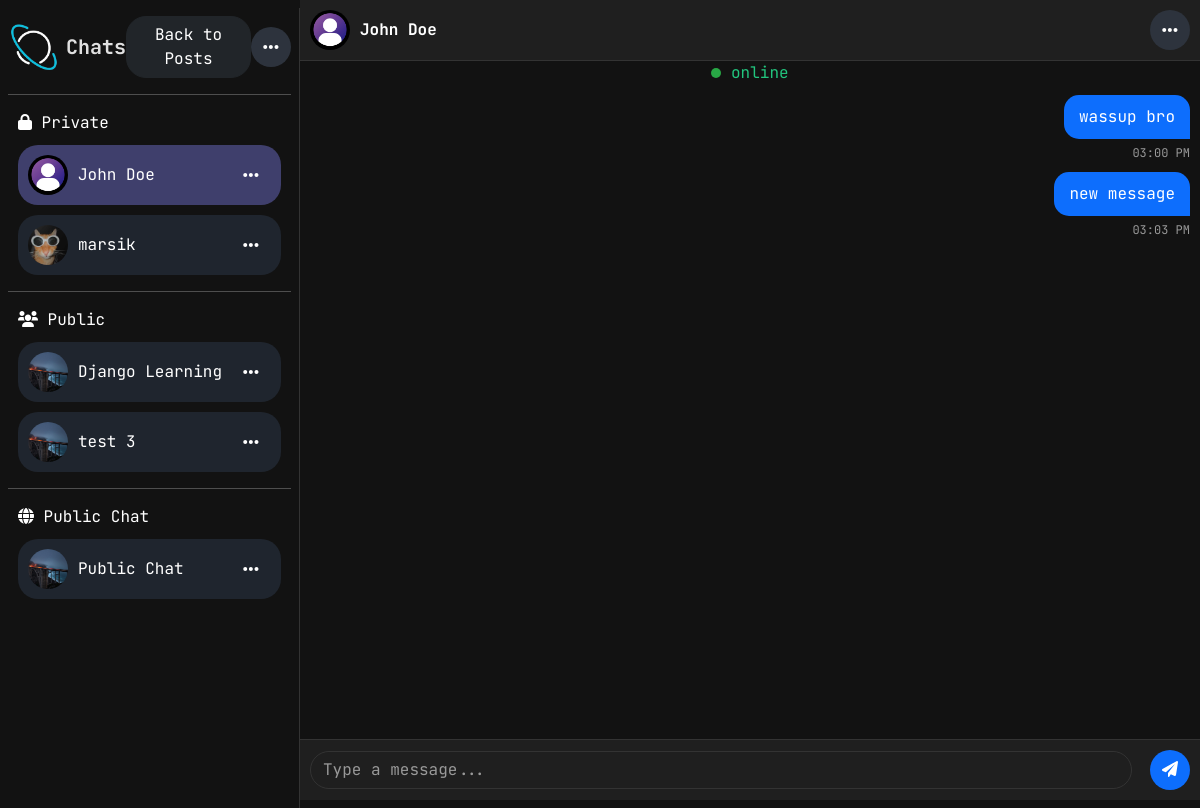
The page /chats/chatroom/Z2aGrrwCM5zrXkpfEMYdJv/ (signed in) on the database its author committed.
### users/models.py (models this page shows, shortened)
class Profile(models.Model):
    user = models.OneToOneField(User, on_delete=models.CASCADE, null=True, blank=True)
    username = models.CharField(max_length=15, unique=True, null=True)
    display_name = models.CharField(max_length=15, null=True, blank=True)
    image = models.ImageField(
        upload_to=upload_to,
        default='default/profile_default.png',
        validators=[
            FileExtensionValidator(allowed_extensions=tuple(ext for ext in utils.IMAGE_EXTENSIONS if ext != 'gif')),
            utils.validate_file_size,
        ]
    )
    banner = models.ImageField(
        upload_to=upload_to,
        default='default/banner.jpg',
        validators=[
            FileExtensionValidator(allowed_extensions=tuple(ext for ext in utils.IMAGE_EXTENSIONS if ext != 'gif')),
            utils.validate_file_size,
        ]
    )
    email = models.EmailField(max_length=100, null=True)
    bio = models.TextField(max_length=300, null=True, blank=True)
    created = models.DateTimeField(auto_now_add=True)
    updated = models.DateTimeField(auto_now=True)
    id = models.UUIDField(default=uuid4, unique=True, editable=False, primary_key=True)
    def get_username(self):
        return self.display_name if self.display_name else self.username
    class Meta:
        ordering = ['-created']

### chat/models.py (models this page shows, shortened)
class Chat(models.Model):
    name = models.CharField(max_length=100, unique=True, default=shortuuid.uuid)
    group_name = models.CharField(max_length=100, null=True, blank=True)
    admin = models.ForeignKey(Profile, related_name='groups', null=True, blank=True, on_delete=models.SET_NULL)
    online_users = models.ManyToManyField(Profile, related_name='online_in_chat', blank=True)
    members = models.ManyToManyField(Profile, related_name='chats', blank=True)
    is_private = models.BooleanField(default=False)
    created = models.DateTimeField(auto_now_add=True, null=True)

class Message(models.Model):
    chat = models.ForeignKey(Chat, on_delete=models.CASCADE, related_name='chat_messages')
    author = models.ForeignKey(Profile, on_delete=models.SET_NULL, null=True)
    body = models.CharField(max_length=500)
    created = models.DateTimeField(auto_now_add=True)
    class Meta:
        ordering = ['-created']
    def time_sent(self):
        return self.created.strftime('%I:%M %p')

### chat/views.py (the view, shortened to what this page needs)
# urls.py: path('', views.chat_home, name='chat'),
@login_required(login_url='users:login')
def chat(request, chatroom_name='public-chat'):
    current_user = request.user.profile
    chat = get_object_or_404(Chat, name=chatroom_name)
    messages = chat.chat_messages.all()
    form = MessageForm()
    group_form = GroupForm()
    other_user = None
    if chat.is_private:
        if current_user not in chat.members.all():
            raise Http404()
        for member in chat.members.all():
            if member != current_user:
                other_user = member
                break
    if chat.group_name:
        if current_user not in chat.members.all():
            chat.members.add(current_user)
    context = {
        'form': form,
        'messages': messages,
        'chat_name': chat.name,
        'other_user': other_user,
        'chat': chat,
        'group_form': group_form,
    }
    return render(request, 'chat/chat.html', context)

### chat/forms.py
class MessageForm(forms.ModelForm):
    class Meta:
        model = Message
        fields = ['body']
        widgets = {
            'body': forms.TextInput({
                'class': 'form-control me-2',
                'type': 'text',
                'placeholder': 'Type a message...',
            })
        }

class GroupForm(forms.ModelForm):
    class Meta:
        model = Chat
        fields = ['group_name']
        widgets = {
            'group_name': forms.TextInput(attrs={
                'type': 'text',
                'class': 'form-control',
                'id': 'chatName',
                'name': 'chat_name',
                'placeholder': 'Name...',
                'maxlength': '100',
                'autofocus': True,
                'style': 'border-radius: 20px',
            })
        }

### chat/templates/chat/chat.html (shortened to what this page needs)
{% extends 'chat_main.html' %}
{% load static %}
{% block content %}
<div class="container-fluid">
    <div class="row">
        <div class="col-md-3 d-none d-md-block chat-list mt-2 p-2">
            <div class="chat-list-header d-flex align-items-center justify-content-between">
                <div class="d-flex align-items-center">
                    <img src="{% static 'img/logo_2.png' %}" alt="Logo" style="max-width: 50px;" class="me-2">
                    <span style="font-size: 20px;">Chats</span>
                </div>
                <a href="/" class="btn btn-dark" style="border-radius: 20px;">
                    Back to Posts
                </a>
                <div class="dropdown">
                    <button class="btn btn-dark dropdown-toggle chat-button" type="button" data-bs-toggle="dropdown">
                        <i class="fas fa-ellipsis-h"></i>
                    </button>
                </div>
            </div>
            <hr>
            {% include 'chat/partials/chat_list.html' %}
        </div>
        <div class="col-md-9 col-12 d-flex flex-column chat-window">
            <div class="chat-header">
                {% if page != 'chat_home' %}
                <div class="d-flex align-items-center">
                    {% if chat.group_name %}
                        <!-- <a href="">
                            <img class="avatar" src="{{ other_user.image.url }}" alt="User Avatar">
                        </a> -->
                        <span class="chat-title">{{ chat.group_name }}</span>
                    {% elif other_user %}
                        <a href="">
                            <img class="avatar" src="{{ other_user.image.url }}" alt="User Avatar">
                        </a>
                        <span class="chat-title">{{ other_user.get_username }}</span>
                    {% else %}
                        <span class="chat-title">Public Chat</span>
                    {% endif %}
                </div>
                {% else %}
                No chat selected
                {% endif %}
                <div class="dropdown">
                    <button class="btn btn-dark dropdown-toggle chat-button" type="button" data-bs-toggle="dropdown">
                        <i class="fas fa-ellipsis-h"></i>
                    </button>
                </div>
            </div>
            {% if page != 'chat_home' %}
            <div class="chat-online-header">
                <div class="online-indicator">
                    <div class="online-green-dot"></div>
                    <span>online</span>
                </div>
            </div>
            {% endif %}
            {% if page != 'chat_home' %}
                <div class="chat-body" id='chat_messages'>
                    {% for message in messages reversed %}
                        {% include 'chat/message.html' %}
                    {% endfor %}
                </div>
            {% else %}
                <div class="d-flex justify-content-center align-items-center vh-100">
                    <h4>Select a chat</h4>
                </div>
            {% endif %}
            {% if page != 'chat_home' %}
            <form class="chat-footer d-flex align-items-center"
                autocomplete="off"
                hx-ext="ws"
                ws-connect="/ws/chat/{{ chat_name }}/"
                ws-send
                _="on htmx:wsAfterSend reset() me"
            >
                {{ form.body }}
                <button type="submit" class="btn btn-primary rounded-circle send-button">
                    <i class="fas fa-paper-plane"></i>
                </button>
            </form>
            {% endif %}
        </div>
    </div>
</div>
{% endblock content %}

### chat/templates/chat/partials/chat_list.html (shortened to what this page needs)
{% load static %}
<div class="chat-type">
    <i class="fas fa-lock"></i>
    Private
</div>
{% for chat in request.user.profile.chats.all %}
    {% if chat.is_private %}
        {% for member in chat.members.all %}
            {% if member != request.user.profile %}
                {% if chat.name == chat_name %}
                    <div class="chat-item d-flex justify-content-between align-items-center" style="background-color: rgb(63, 63, 108);">
                {% else %}
                    <div class="chat-item d-flex justify-content-between align-items-center">
                {% endif %}
                    <a href="{% url 'chat:chatroom' chat.name %}">
                        <div class="d-flex align-items-center">
                            <img src="{{ member.image.url }}" alt="Avatar" class="avatar">
                            {{ member.get_username }}
                        </div>
                    </a>
                    <div class="dropdown">
                        <button class="btn btn-dark dropdown-toggle chat-button" type="button" data-bs-toggle="dropdown">
                            <i class="fas fa-ellipsis-h"></i>
                        </button>
                    </div>
                </div>
            {% endif %}
        {% endfor %}
    {% endif %}
{% endfor %}
<hr>
<div class="chat-type">
    <i class="fas fa-users"></i>
    Public
</div>
{% for chat in request.user.profile.chats.all %}
    {% if chat.group_name and chat.group_name != 'public-chat' %}
        {% if chat.name == chat_name %}
            <div class="chat-item d-flex justify-content-between align-items-center" style="background-color: rgb(63, 63, 108);">
        {% else %}
            <div class="chat-item d-flex justify-content-between align-items-center">
        {% endif %}
            <a href="{% url 'chat:chatroom' chat.name %}">
                <div class="d-flex align-items-center">
                    <img src="{% static 'img/c1.jpg' %}" alt="Avatar" class="avatar">
                    {{ chat.group_name }}
                </div>
            </a>
            <div class="dropdown">
                <button class="btn btn-dark dropdown-toggle chat-button" type="button" data-bs-toggle="dropdown">
                    <i class="fas fa-ellipsis-h"></i>
                </button>
            </div>
        </div>
    {% endif %}
{% endfor %}
<hr>
<div class="chat-type">
    <i class="fas fa-globe"></i>
    Public Chat
</div>
<div class="chat-item d-flex justify-content-between align-items-center">
    <a href="{% url 'chat:chatroom' 'public-chat' %}">
        <div class="d-flex align-items-center">
            <img src="{% static 'img/c1.jpg' %}" alt="Avatar" class="avatar">
            Public Chat
        </div>
    </a>
    <div class="dropdown">
        <button class="btn btn-dark dropdown-toggle chat-button" type="button" data-bs-toggle="dropdown">
            <i class="fas fa-ellipsis-h"></i>
        </button>
    </div>
</div>

### chat/templates/chat/message.html (shortened to what this page needs)
{% if message.author == user.profile %}
    <div class="message sent">
        <div class="message-content">
            <div class="content">
                {{ message.body }}
            </div>
            <div class="timestamp">{{ message.time_sent }}</div>
        </div>
    </div>
{% endif %}

### static/css/chat.css (style rules this page uses)
body { background-color: #121212; color: #ffffff; margin: 0; padding: 0; height: 100vh; overflow: hidden; font-family: 'JetBrains Mono', monospace; }
a { text-decoration: none; color: white; }
.chat-list { border-right: 1px solid #333; height: 100vh; overflow-y: auto; padding-left: 20px; }
.chat-list-header { color: #e0e0e0; font-weight: bold; }
.chat-window { display: flex; flex-direction: column; height: 100vh; padding: 0 !important; }
.chat-header { background-color: #1f1f1f; border-bottom: 1px solid #333; padding: 10px; position: sticky; top: 0; z-index: 10; display: flex; align-items: center; justify-content: space-between; }
.chat-title { font-weight: bold; }
.online-indicator { color: rgb(34, 197, 126); }
.online-green-dot { width: 10px; height: 10px; border-radius: 50%; background-color: #28a745; display: inline-block; }
.chat-online-header { display: flex; justify-content: center; align-items: center; }
.chat-body { flex-grow: 1; overflow-y: auto; padding: 10px; padding-bottom: 50px; }
.chat-footer { background-color: #1f1f1f; border-top: 1px solid #333; padding: 10px; position: sticky; bottom: 0; z-index: 10; display: flex; align-items: center; }
.chat-footer input { flex-grow: 1; background-color: #1f1f1f; border: 1px solid #333; color: #fff; border-radius: 20px; }
.chat-footer input::placeholder { color: #999; }
.send-button { width: 40px; height: 40px; margin-left: 10px; background-color: #0d6efd; border: none; color: #fff; }
.chat-item { padding: 10px; display: flex; align-items: center; cursor: pointer; background-color: #1f252e; border-radius: 20px; margin-bottom: 10px; margin-left: 10px; margin-right: 10px; }
.chat-item img { width: 40px; height: 40px; border-radius: 50%; margin-right: 10px; }
.chat-type { margin-left: 10px; margin-bottom: 10px; }
.message { margin-bottom: 10px; display: flex; align-items: flex-start; }
.message.sent { justify-content: flex-end; }
.message-content { max-width: 70%; display: flex; flex-direction: column; }
.message.sent .content, .message.received .content { display: inline-block; padding: 10px 15px; border-radius: 15px; box-sizing: border-box; }
.message.sent .content { background-color: #0d6efd; color: #fff; border-bottom-right-radius: 0 !important; }
.timestamp { font-size: 12px; color: #999; margin-top: 5px; align-self: flex-start; }
.message.sent .timestamp { align-self: flex-end; }
.avatar { width: 40px; height: 40px; border-radius: 50%; margin-right: 10px; object-fit: cover; }
.dropdown-toggle::after { display: none; }
.chat-button { width: 40px; height: 40px; background-color: #2d333d; border: none; color: #fff; display: flex; justify-content: center; align-items: center; border-radius: 20px; font-size: 18px; }
.chat-item .chat-button { background-color: transparent; }

### rows shown on the page
Profile: image (picture), get_username "John Doe"
Profile: image (picture), get_username "marsik"
Chat: group_name "Django Learning"
Chat: group_name "test 3"
Message: body "wassup bro", time_sent "03:00 PM"
Message: body "new message", time_sent "03:03 PM"
